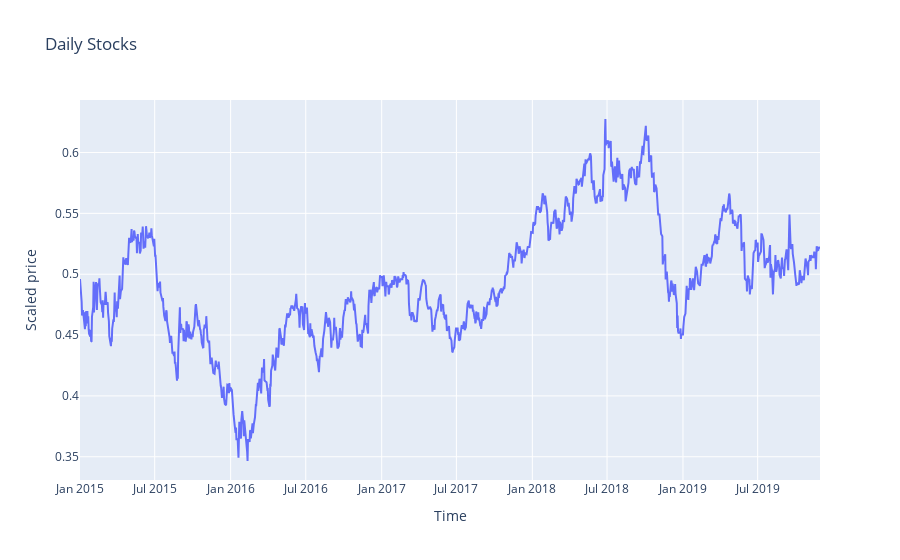

Notebook source saved alongside this figure:
### Code cell


### Figure 1 — Plotly figure (JSON) as saved in the notebook; plotly's stock layout.template omitted (floating-point values rounded to 4 significant figures; data arrays with more than 128 entries replaced by an {"elided": "..."} marker saying what was removed)
{"data": [{"mode": "lines", "type": "scatter", "x": {"elided": "1282 str values"}, "y": {"elided": "1282 float values"}}], "layout": {"hovermode": "closest", "title": {"text": "Daily Stocks"}, "xaxis": {"title": {"text": "Time"}}, "yaxis": {"title": {"text": "Scaled price"}}}}
